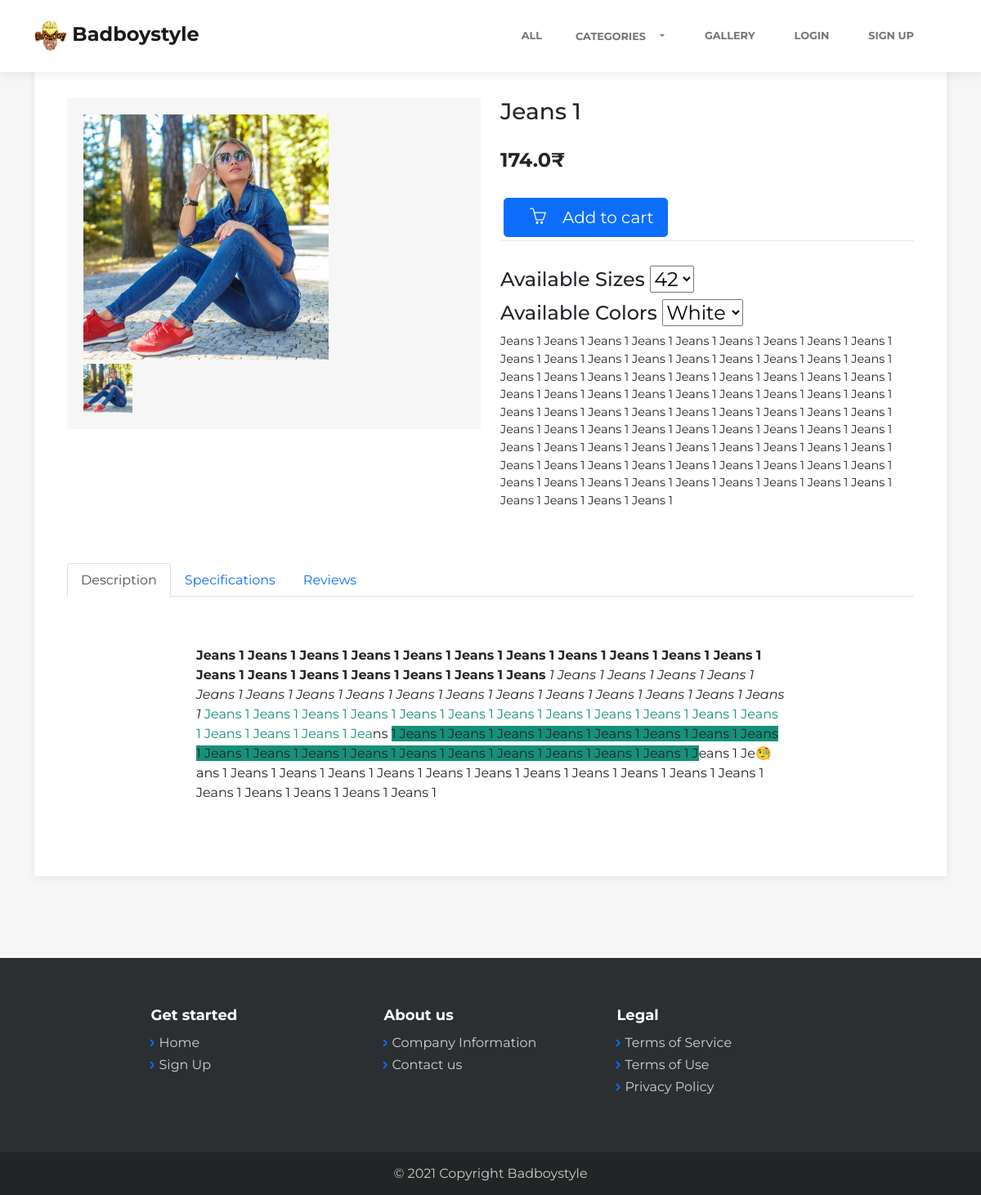
Page /product/Jeans 1 on the committed database.
### product/models.py (models this page shows, shortened)
class Product(models.Model):
    name = models.CharField(max_length=1000, unique=True)
    type = models.ForeignKey(Type, on_delete=models.CASCADE, related_name="type_of_product")
    sizes_available = models.ManyToManyField(Size, related_name="size_available_of_sizes", blank=True)
    colors_available = models.ManyToManyField(Color, related_name="colors_available_of_color", blank=True)
    image = models.ImageField(upload_to='products/%Y/%m/%d/')
    image2 = models.ImageField(upload_to='products/%Y/%m/%d/', blank = True, null = True)
    image3 = models.ImageField(upload_to='products/%Y/%m/%d/', blank = True, null = True)
    description = models.TextField()
    detail = models.TextField()
    specification = models.OneToOneField(Specification, on_delete=models.CASCADE, related_name="specification_of_product", blank=True, null=True)
    stock = models.PositiveBigIntegerField(default=1)
    created = models.DateTimeField(auto_now_add = True)
    edited = models.DateTimeField(auto_now = True)
    price = models.FloatField(default=0)
    generated_product_id = models.CharField(max_length=100,  default=uuid.uuid4, unique=True)
    class Meta:
        ordering = ['edited']

### product/views.py (the view)
# urls.py: path('', views.index, name = 'index'),
def index(request, name):
    product = Product.objects.get(name = name)
    comments = Comment.objects.all().filter(product=product)
    related_products = Product.objects.filter(type=product.type).exclude(name=name)[:2]
    if request.method == "POST":
        cart_product = request.POST["cart_product"]
        quantity = request.POST['quantity']
        size = request.POST['size']
        color = request.POST['color']
        new_product = Product.objects.get(name = cart_product)
        new_size = Size.objects.get(size = size)
        new_color = Color.objects.get(color = color)
        if new_product in Item.objects.all():
            Item.objects.filter(name = new_product).update(quantity = quantity)
            Item.objects.filter(name = new_product).update(size = size)
            Item.objects.filter(name = new_product).update(color = color)
        else:
            try:
                Item.objects.update_or_create(name=new_product, defaults={'quantity': quantity})
                Item.objects.filter(name=new_product).update(size = size, color = new_color)
            except Exception as e:
                print(e)
        return redirect('cart:index')
    else:
        context = {
            "product": product,
            "related_products": related_products,
            "comments":comments,
        }
    return render(request, 'product/index.html', context)

### home/context_processors.py (called while the page is built)
def get_categories(request):
    categories = Type.objects.all()
    return {
        'categories': categories,
    }

def get_offers(request):
    offers = Offer.objects.all()
    return {
        'offers': offers,
    }

def get_cart_items(request):
    number_of_items_in_cart = len(Item.objects.all())
    return {
        'number_of_items_in_cart':number_of_items_in_cart,
    }

### product/models.py (called while the page is built)
    def __str__(self):
        return self.size

    def __str__(self):
        return self.name

    def __str__(self):
        return self.name

### product/templates/product/index.html (shortened to what this page needs)
{% extends 'home/layout.html' %}
{% load static %}
{% block body %}
<main class="page product-page">
    <section class="clean-block clean-product dark">
        <div class="container">
            <div class="block-content">
                <div class="product-info">
                    <div class="row">
                        <div class="col-md-6">
                            <div class="gallery">
                                <div id="product-preview" class="vanilla-zoom">
                                    <div class="zoomed-image"></div>
                                    <div class="sidebar">
                                        <img class="img-fluid d-block small-preview" src="{{ product.image.url }}">
                                    </div>
                                </div>
                            </div>
                        </div>
                        <div class="col-md-6">
                            <div class="info">
                                <form action="{% url 'product:index' product.name %}" method="post">
                                    <h3>{{ product.name }}</h3>
                                    <div class="price">
                                        <h3>{{ product.price }}₹</h3>
                                    </div>
                                    <div class="row">
                                        {% if user.is_active %}
                                        <div class="col-6">
                                            {% if product.product_of_item.quantity %}
                                            <p class="form-group">Quantity:<input type="number" name='quantity' min="1" placeholder="1" value="{{ product.product_of_item.quantity }}"></p>
                                            {% else %}
                                            <p class="form-group">Quantity:<input type="number" name='quantity' min="1" placeholder="1" value="1"></p>
                                            {% endif %}
                                        </div>
                                        <div class="col-lg-6 col-md-12 col-sm-12">
                                            <button class="btn btn-primary btn-lg m-1" type="submit" href="{% url 'cart:index' %}">
                                                <i class="icon-basket col-6"></i>Add to Cart
                                            </button>
                                        </div>
                                        {% else %}
                                        <div class="col-lg-6 col-md-12 col-sm-12">
                                            <a class="btn btn-primary btn-lg m-1" href="{% url 'home:login' %}">
                                                <i class="icon-basket col-6"></i>Add to cart
                                            </a>
                                        </div>
                                        {% endif %}
                                    </div>
                                    <div class="summary">
                                    <div class="flex-row">
                                        {% if product.sizes_available %}
                                        <h4>Available Sizes
                                            <select name="size" id="size">
                                            {% for size in product.sizes_available.all %}
                                            <option value="{{ size }}">{{ size }}</option>
                                            {% endfor %}
                                            </select>
                                        </h4>
                                        {% endif %}
                                        {% if product.colors_available %}
                                        <h4>Available Colors
                                            <select name="color" id="my_dropdown_for_color">
                                            {% for color in product.colors_available.all %}
                                            <option style="background-color: {{ color.color }};" value="{{ color.color }}"><span>{{ color.name }}</span></option>
                                            {% endfor %}
                                            </select>
                                        </h4>
                                        {% endif %}
                                    </div>
                                    <p>{{ product.description }}</p>
                                    </div>
                                </form>
                            </div>
                        </div>
                    </div>
                </div>
                <div class="product-info">
                    <div>
                        <ul class="nav nav-tabs" role="tablist" id="myTab">
                            <li class="nav-item" role="presentation"><a class="nav-link active" role="tab" data-bs-toggle="tab" id="description-tab" href="#description">Description</a></li>
                            <li class="nav-item" role="presentation"><a class="nav-link" role="tab" data-bs-toggle="tab" id="specifications-tabs" href="#specifications">Specifications</a></li>
                            <li class="nav-item" role="presentation"><a class="nav-link" role="tab" data-bs-toggle="tab" id="reviews-tab" href="#reviews">Reviews</a></li>
                        </ul>
                        <div class="tab-content" id="myTabContent">
                            <div class="tab-pane fade show active description" role="tabpanel" id="description">
                                {{ product.detail|safe }}
                            </div>
                    </div>
                </div>
            </div>
        </div>
    </section>
</main>
{% endblock %}

### rows in the picture
Product: image (picture), name "Jeans 1", price "174.0", description "Jeans 1 Jeans 1 Jeans 1 Jeans 1 Jeans 1 Jeans 1 Jeans 1 Jeans 1 Jeans 1 Jeans 1 Jeans 1 Jeans 1 Jeans 1 Jeans 1 Jeans 1 Jeans 1 Jeans 1 Jeans 1 Jeans 1 Jeans 1 Jeans 1 Jeans 1 Jeans 1 Jeans 1 Jeans 1 Jeans 1 Jeans 1 Jeans 1 Jeans 1 Jeans 1 Jeans 1 Jeans 1 Jeans 1 Jeans 1 Jeans 1 Jeans 1 Jeans 1 Jeans 1 Jeans 1 Jeans 1 Jeans 1 Jeans 1 Jeans 1 Jeans 1 Jeans 1 Jeans 1 Jeans 1 Jeans 1 Jeans 1 Jeans 1 Jeans 1 Jeans 1 Jeans 1 Jeans 1 Jeans 1 Jeans 1 Jeans 1 Jeans 1 Jeans 1 Jeans 1 Jeans 1 Jeans 1 Jeans 1 Jeans 1 Jeans 1 Jeans 1 Jeans 1 Jeans 1 Jeans 1 Jeans 1 Jeans 1 Jeans 1 Jeans 1 Jeans 1 Jeans 1 Jeans 1 Jeans 1 Jeans 1 Jeans 1 Jeans 1 Jeans 1 Jeans 1 Jeans 1 Jeans 1 Jeans 1", detail "Jeans 1 Jeans 1 Jeans 1 Jeans 1 Jeans 1 Jeans 1 Jeans 1 Jeans 1 Jeans 1 Jeans 1 Jeans 1 Jeans 1 Jeans 1 Jeans 1 Jeans 1 Jeans 1 Jeans 1 Jeans 1 Jeans 1 Jeans 1 Jeans 1 Jeans 1 Jeans 1 Jeans 1 Jeans 1 Jeans 1 Jeans 1 Jeans 1 Jeans 1 Jeans 1 Jeans 1 Jeans 1 Jeans 1 Jeans 1 Jeans 1 Jeans 1 Jeans 1 Jeans 1 Jeans 1 Jeans 1 Jeans 1 Jeans 1 Jeans 1 Jeans 1 Jeans 1 Jeans 1 Jeans 1 Jeans 1 Jeans 1 Jea ns 1 Jeans 1 Jeans 1 Jeans 1 Jeans 1 Jeans 1 Jeans 1 Jeans 1 Jeans 1 Jeans 1 Jeans 1 Jeans 1 Jeans 1 Jeans 1 Jeans 1 Jeans 1 Jeans 1 Jeans 1 Jeans 1 J eans 1 Je🧐ans 1 Jeans 1 Jeans 1 Jeans 1 Jeans 1 Jeans 1 Jeans 1 Jeans 1 Jeans 1 Jeans 1 Jeans 1 Jeans 1 Jeans 1 Jeans 1 Jeans 1 Jeans 1 Jeans 1"

### other values in the picture
form field size "42"
